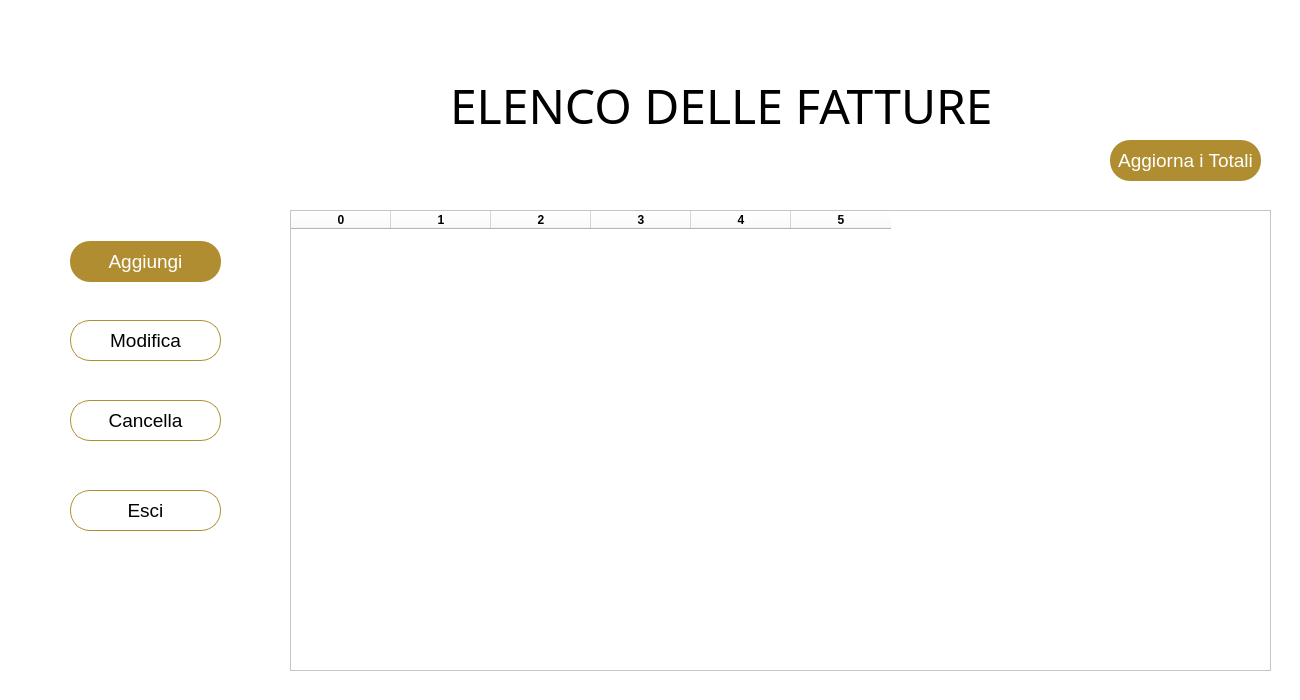
<?xml version="1.0" encoding="UTF-8"?>
<ui version="4.0">
 <class>Dialog</class>
 <widget class="QDialog" name="Dialog">
  <property name="geometry">
   <rect>
    <x>0</x>
    <y>0</y>
    <width>1300</width>
    <height>700</height>
   </rect>
  </property>
  <property name="windowTitle">
   <string>Dialog</string>
  </property>
  <widget class="QWidget" name="bgwidget" native="true">
   <property name="geometry">
    <rect>
     <x>0</x>
     <y>0</y>
     <width>1500</width>
     <height>800</height>
    </rect>
   </property>
   <property name="styleSheet">
    <string notr="true">background-color: rgb(255, 255, 255);</string>
   </property>
   <widget class="QLabel" name="label">
    <property name="geometry">
     <rect>
      <x>450</x>
      <y>60</y>
      <width>561</width>
      <height>91</height>
     </rect>
    </property>
    <property name="font">
     <font>
      <family>Bangla MN</family>
      <pointsize>36</pointsize>
      <weight>50</weight>
      <italic>false</italic>
      <bold>false</bold>
     </font>
    </property>
    <property name="styleSheet">
     <string notr="true">font: 36pt;
background: transparent;
color: rgb(0,0,0);</string>
    </property>
    <property name="text">
     <string>ELENCO DELLE FATTURE</string>
    </property>
   </widget>
   <widget class="QPushButton" name="btnModifica">
    <property name="geometry">
     <rect>
      <x>70</x>
      <y>320</y>
      <width>151</width>
      <height>41</height>
     </rect>
    </property>
    <property name="styleSheet">
     <string notr="true">border-radius:20px;
font: 14pt;
border: 1px solid rgb(176, 141, 48);</string>
    </property>
    <property name="text">
     <string>Modifica</string>
    </property>
   </widget>
   <widget class="QPushButton" name="btnCancella">
    <property name="geometry">
     <rect>
      <x>70</x>
      <y>400</y>
      <width>151</width>
      <height>41</height>
     </rect>
    </property>
    <property name="styleSheet">
     <string notr="true">border-radius:20px;
font: 14pt;
border: 1px solid rgb(176, 141, 48);</string>
    </property>
    <property name="text">
     <string>Cancella</string>
    </property>
   </widget>
   <widget class="QPushButton" name="btnAggiungi">
    <property name="geometry">
     <rect>
      <x>70</x>
      <y>241</y>
      <width>151</width>
      <height>41</height>
     </rect>
    </property>
    <property name="styleSheet">
     <string notr="true">border-radius:20px;
background-color: rgb(176, 141, 48);
font: 14pt;
color: rgb(255, 255, 255);</string>
    </property>
    <property name="text">
     <string>Aggiungi</string>
    </property>
   </widget>
   <widget class="QPushButton" name="btnEsci">
    <property name="geometry">
     <rect>
      <x>70</x>
      <y>490</y>
      <width>151</width>
      <height>41</height>
     </rect>
    </property>
    <property name="styleSheet">
     <string notr="true">border-radius:20px;
font: 14pt;
border: 1px solid rgb(176, 141, 48);</string>
    </property>
    <property name="text">
     <string>Esci</string>
    </property>
   </widget>
   <widget class="QTableWidget" name="tableWidget">
    <property name="geometry">
     <rect>
      <x>290</x>
      <y>210</y>
      <width>981</width>
      <height>461</height>
     </rect>
    </property>
    <property name="styleSheet">
     <string notr="true">background: rgb(255,255,255);
</string>
    </property>
    <column>
     <property name="text">
      <string>0</string>
     </property>
     <property name="font">
      <font>
       <weight>75</weight>
       <bold>true</bold>
      </font>
     </property>
    </column>
    <column>
     <property name="text">
      <string>1</string>
     </property>
     <property name="font">
      <font>
       <weight>75</weight>
       <bold>true</bold>
      </font>
     </property>
    </column>
    <column>
     <property name="text">
      <string>2</string>
     </property>
     <property name="font">
      <font>
       <weight>75</weight>
       <bold>true</bold>
      </font>
     </property>
    </column>
    <column>
     <property name="text">
      <string>3</string>
     </property>
     <property name="font">
      <font>
       <weight>75</weight>
       <bold>true</bold>
      </font>
     </property>
    </column>
    <column>
     <property name="text">
      <string>4</string>
     </property>
     <property name="font">
      <font>
       <weight>75</weight>
       <bold>true</bold>
      </font>
     </property>
    </column>
    <column>
     <property name="text">
      <string>5</string>
     </property>
     <property name="font">
      <font>
       <weight>75</weight>
       <bold>true</bold>
      </font>
     </property>
    </column>
   </widget>
   <widget class="QPushButton" name="aggiorna">
    <property name="geometry">
     <rect>
      <x>1110</x>
      <y>140</y>
      <width>151</width>
      <height>41</height>
     </rect>
    </property>
    <property name="font">
     <font>
      <pointsize>14</pointsize>
      <weight>50</weight>
      <italic>false</italic>
      <bold>false</bold>
     </font>
    </property>
    <property name="styleSheet">
     <string notr="true">border-radius:20px;
background-color: rgb(176, 141, 48);
font: 14pt;
color: rgb(255, 255, 255);</string>
    </property>
    <property name="text">
     <string>Aggiorna i Totali</string>
    </property>
   </widget>
  </widget>
 </widget>
 <resources>
  <include location="../source.qrc"/>
 </resources>
 <connections/>
</ui>
